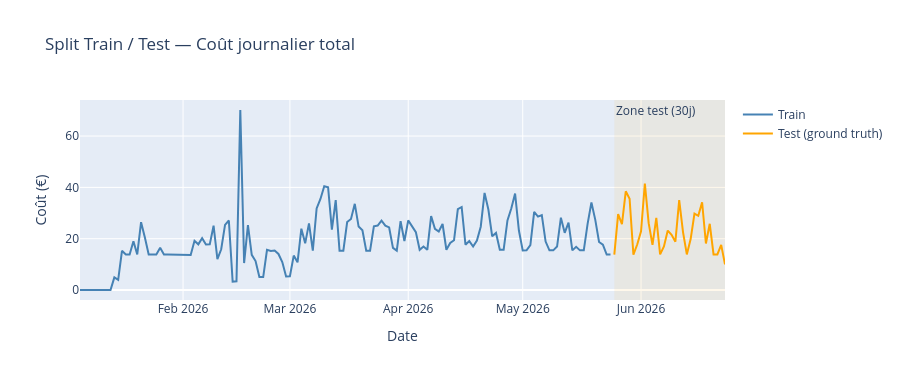

Write notebook code for a chart like this one.
### Code cell
# ── Split train / test ────────────────────────────────────────────────────────
HORIZON = 30          # jours à prédire
n_total  = len(daily)
n_test   = HORIZON
n_train  = n_total - n_test

train = daily.iloc[:n_train].copy()
test  = daily.iloc[n_train:].copy()

print(f'  Train : {n_train} jours  ({train["ds"].min().date()} → {train["ds"].max().date()})')
print(f'  Test  : {n_test} jours   ({test["ds"].min().date()}  → {test["ds"].max().date()})')

# Visualisation du split
fig = go.Figure()
fig.add_trace(go.Scatter(x=train['ds'], y=train['y'], mode='lines', name='Train',
                         line=dict(color='steelblue')))
fig.add_trace(go.Scatter(x=test['ds'], y=test['y'], mode='lines', name='Test (ground truth)',
                         line=dict(color='orange')))
fig.add_vrect(x0=test['ds'].min(), x1=test['ds'].max(),
              fillcolor='rgba(255,165,0,0.08)', line_width=0,
              annotation_text=f'Zone test ({n_test}j)', annotation_position='top left')
fig.update_layout(title='Split Train / Test — Coût journalier total',
                  xaxis_title='Date', yaxis_title='Coût (€)', height=380)
fig.show()

### Figure 1 — Plotly figure (JSON) as saved in the notebook; plotly's stock layout.template omitted (floating-point values rounded to 4 significant figures; data arrays with more than 128 entries replaced by an {"elided": "..."} marker saying what was removed)
{"data": [{"line": {"color": "steelblue"}, "mode": "lines", "name": "Train", "type": "scatter", "x": {"elided": "140 str values"}, "y": {"elided": "140 float values"}}, {"line": {"color": "orange"}, "mode": "lines", "name": "Test (ground truth)", "type": "scatter", "x": ["2026-05-25T00:00:00.000000", "2026-05-26T00:00:00.000000", "2026-05-27T00:00:00.000000", "2026-05-28T00:00:00.000000", "2026-05-29T00:00:00.000000", "2026-05-30T00:00:00.000000", "2026-05-31T00:00:00.000000", "2026-06-01T00:00:00.000000", "2026-06-02T00:00:00.000000", "2026-06-03T00:00:00.000000", "2026-06-04T00:00:00.000000", "2026-06-05T00:00:00.000000", "2026-06-06T00:00:00.000000", "2026-06-07T00:00:00.000000", "2026-06-08T00:00:00.000000", "2026-06-09T00:00:00.000000", "2026-06-10T00:00:00.000000", "2026-06-11T00:00:00.000000", "2026-06-12T00:00:00.000000", "2026-06-13T00:00:00.000000", "2026-06-14T00:00:00.000000", "2026-06-15T00:00:00.000000", "2026-06-16T00:00:00.000000", "2026-06-17T00:00:00.000000", "2026-06-18T00:00:00.000000", "2026-06-19T00:00:00.000000", "2026-06-20T00:00:00.000000", "2026-06-21T00:00:00.000000", "2026-06-22T00:00:00.000000", "2026-06-23T00:00:00.000000"], "y": [13.79, 29.55, 25.65, 38.47, 35.59, 13.79, 17.72, 22.88, 41.51, 26.05, 17.62, 28.11, 13.86, 16.96, 23.17, 21.49, 18.8, 35.02, 22.57, 13.86, 19.85, 29.74, 28.91, 34.2, 18.13, 25.8, 13.86, 13.86, 17.6, 9.98]}], "layout": {"annotations": [{"showarrow": false, "text": "Zone test (30j)", "x": "2026-05-25T00:00:00", "xanchor": "left", "xref": "x", "y": 1, "yanchor": "top", "yref": "y domain"}], "height": 380, "shapes": [{"fillcolor": "rgba(255,165,0,0.08)", "line": {"width": 0}, "type": "rect", "x0": "2026-05-25T00:00:00", "x1": "2026-06-23T00:00:00", "xref": "x", "y0": 0, "y1": 1, "yref": "y domain"}], "title": {"text": "Split Train / Test — Coût journalier total"}, "xaxis": {"title": {"text": "Date"}}, "yaxis": {"title": {"text": "Coût (€)"}}}}
